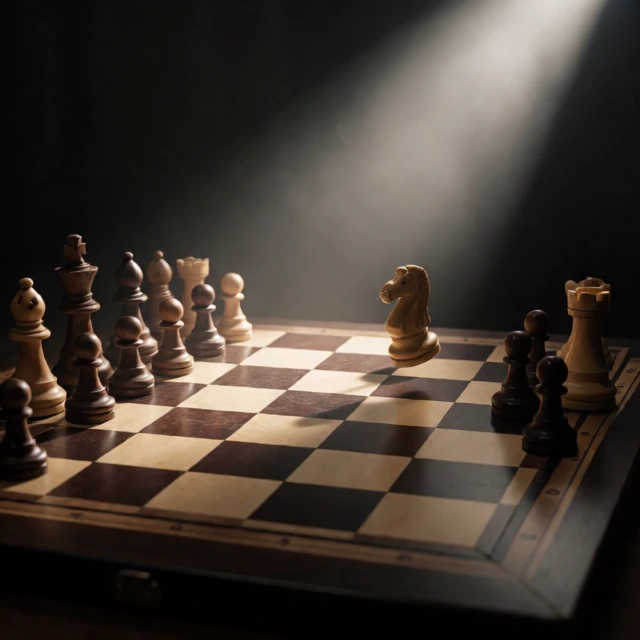
#> input picture bot/thumbs_src/gen01_58c1a01e.webp, 640 x 640 px, given in place of chess_player_bg.jpg, which was not available
$ python player_art.py thumbs_src/gen01_58c1a01e.webp
#> lines starting #> are read from the running program, lines starting #| are printed output that depends on the picture; after the words box and inside, x2 and y2 are one past the last pixel; in counts of white or black regions, pixels touching at a corner belong together; pictures that were not available may be replaced by others from this repository, and a replacement may not be noted
### bot/chess_series.py
"""Puzzle Chess series art - "PUZZLE CHESS PART N" above the king's crown.

    python bot/chess_series.py               # 16:9 + 9:16, commits the counter
    python bot/chess_series.py short --preview   # 9:16 only, no counter bump

* the crown row is DETECTED (bright rim light in the central column), so the
  wording is always placed above the actual head, never on top of it.
* the king is drawn fully opaque and sharpened over the text.
* the frame is continued around the square source with a blurred, darkened
  copy of itself -> no seams, no empty corners, no crop of the piece.
"""
import json
import os
import sys

from PIL import Image, ImageChops, ImageDraw, ImageEnhance, ImageFilter

from poster_text import color_of, glow_line

HERE = os.path.dirname(os.path.abspath(__file__))
STATE = os.path.join(HERE, "..", "state", "chess_series.json")
SRC = r"C:\Users\USER\Desktop\yt_final\playground_test.jpg"
OUT_DIR = r"C:\Users\USER\Desktop\yt_final"
SEARCH = [OUT_DIR, r"C:\Users\USER\Desktop\yt_final"]     # frames may land in either
TARGETS = {"long": (1280, 720), "short": (720, 1280)}

# king geometry as a fraction of the square source (crown .. base)
HEAD_DEFAULT = 0.10
BASE_END = 0.87
KING_HALF_W = 0.17


# [21 lines left out: functions sharpen, head_row, not called in this run]


def reflect_tile(strip, tw, th):
    """tile a narrow edge strip across an area, alternating mirror flips, so the
    wall keeps being wall and the marble keeps being marble - no blur, no dark."""
    sw, sh = strip.size
    out = Image.new(strip.mode, (tw, th))
    for yi, y in enumerate(range(0, th, sh)):
        for xi, x in enumerate(range(0, tw, sw)):
            t = strip
            if xi % 2:
                t = t.transpose(Image.FLIP_LEFT_RIGHT)
            if yi % 2:
                t = t.transpose(Image.FLIP_TOP_BOTTOM)
            out.paste(t, (x, y))
    return out


def extend(img, W, H, bh=None, ox=None, oy=None, fill=1.0):
    """fit the source in the frame (never crops the king) and COMPLETE the
    background with a mirrored continuation of the image's own edge."""
#> called with W = 1280, H = 720, fill = 1
    sw, sh = img.size
#> sw = 640; sh = 640
    if bh is None:
        bh = int(sh * min(W / sw, H / sh) * fill)
#> bh = 720
    bw = int(sw * bh / sh)
#> bw = 720
    base = img.resize((bw, bh), Image.LANCZOS)

    ox = (W - bw) // 2 if ox is None else ox
#> ox = 280
    oy = (H - bh) // 2 if oy is None else oy
#> oy = 0

    # a narrow strip of the left edge - always wall + marble, never the king
    strip_w = max(8, min(abs(ox) or 8, bw, int(bw * (0.5 - KING_HALF_W - 0.04))))
#> strip_w = 208
    if strip_w <= 8:
        strip_w = max(8, int(bw * 0.12))
    strip = base.crop((0, 0, strip_w, bh))
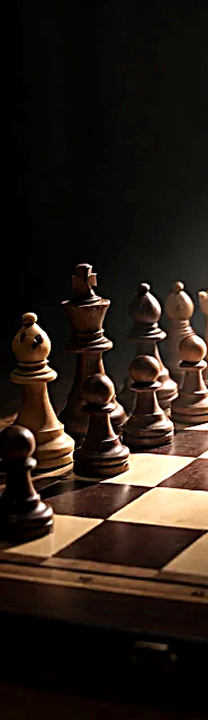
#> strip: PIL image 208x720 RGB; mean R, G, B 41.6, 31.6, 23.9
    canvas = reflect_tile(strip, W, H)
#> in reflect_tile, `out = Image.new(strip.mode, (tw, th))`: out: PIL image 1280x720 RGB; every value is 0
#> after the loop in reflect_tile, `for yi, y in enumerate(range(0, th, sh)):`:
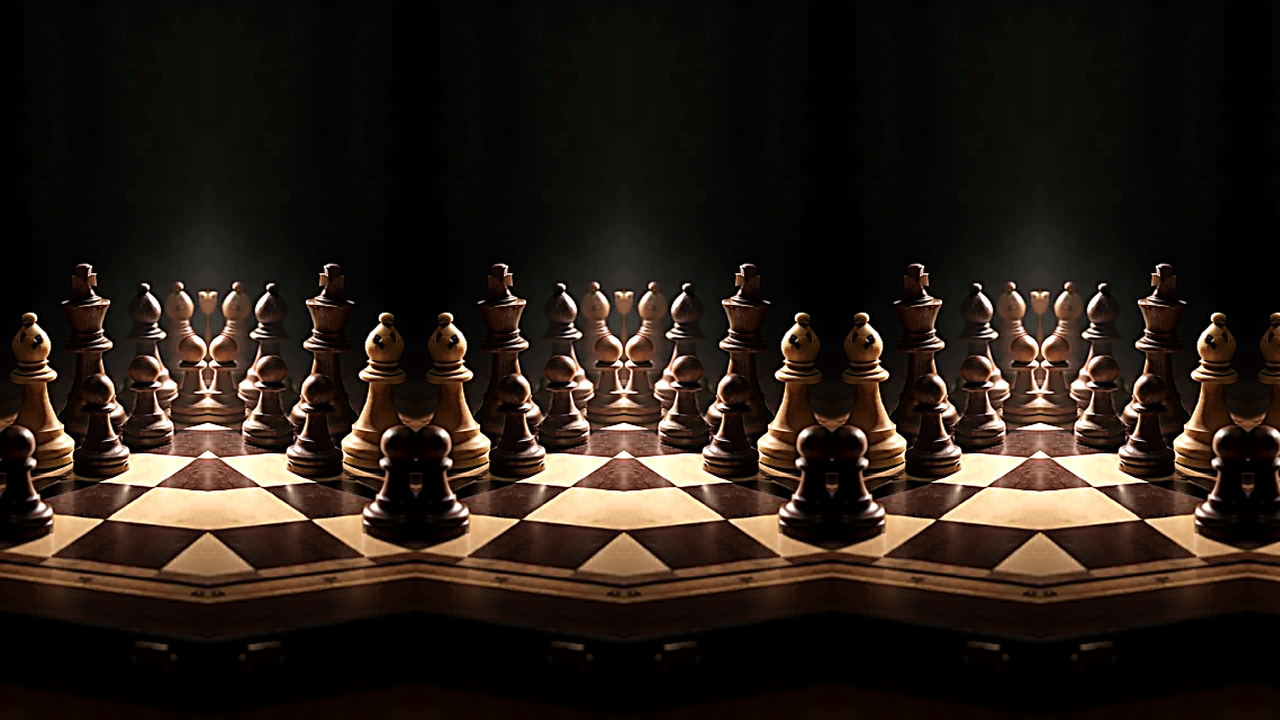
#> out: PIL image 1280x720 RGB; mean R, G, B 41, 31, 23.5

    pad = max(4, int(min(W, H) * 0.05))
    mask = Image.new("L", (W, H), 0)
#> mask: PIL image 1280x720 L; every value is 0
    ImageDraw.Draw(mask).rounded_rectangle(
        [ox + pad, oy + pad, ox + bw - pad, oy + bh - pad],
        radius=pad, fill=255)
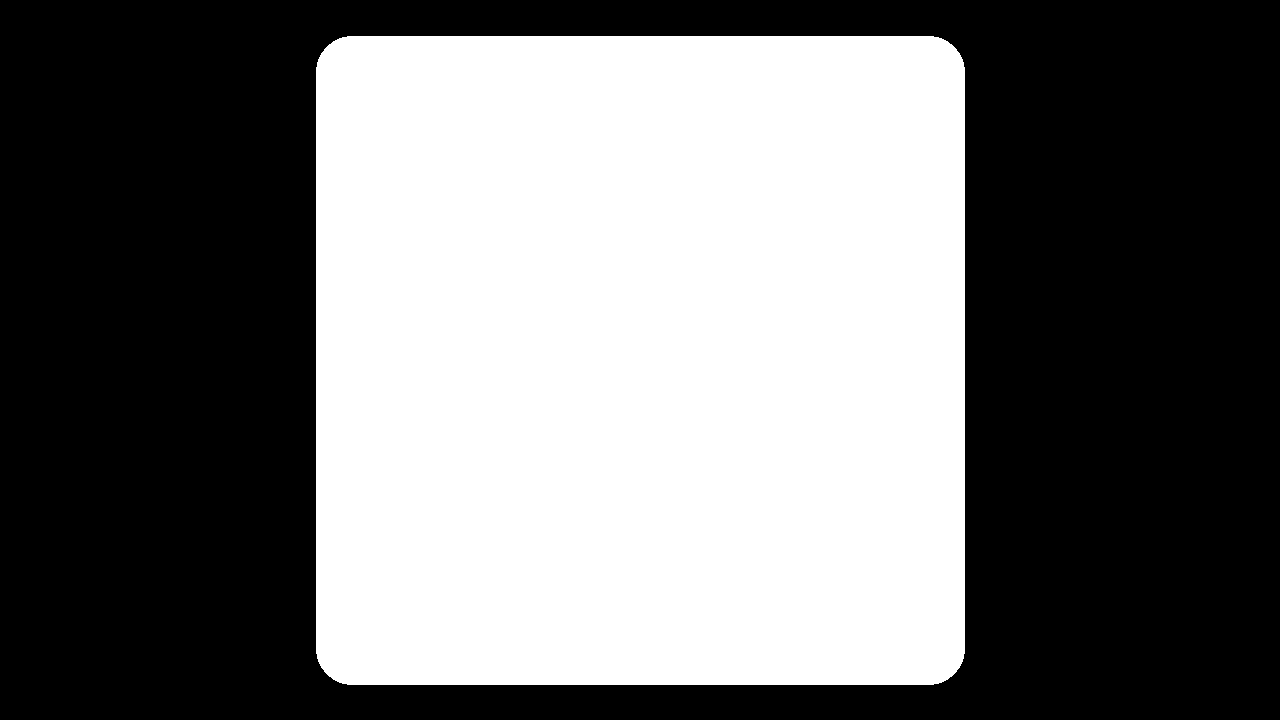
#> mask: PIL image 1280x720 L; 45.6% white; 1 white region, box (x1, y1, x2, y2) and area: (316, 36, 965, 685) 420053
    mask = mask.filter(ImageFilter.GaussianBlur(pad * 1.1))

    mx0, my0 = max(0, ox), max(0, oy)
#> mx0 = 280; my0 = 0
    mx1, my1 = min(W, ox + bw), min(H, oy + bh)
#> mx1 = 1000; my1 = 720
    if mx1 > mx0 and my1 > my0:
        canvas.paste(base.crop((mx0 - ox, my0 - oy, mx1 - ox, my1 - oy)),
                     (mx0, my0), mask.crop((mx0, my0, mx1, my1)))
    return canvas, (ox, oy, bw, bh)


# [105 lines left out: functions subject_front, next_part, peek, build, not called in this run]


# [7 lines that do not run on import are left out]

### bot/poster_text.py
"""Colored glowing text on top of a generated background (poster / thumbnail).

    python bot/poster_text.py <bg.jpg> <out.jpg> "LINE1|color" "LINE2|color" ...

Colors: gold, cyan, pink, green, white, red  (or #RRGGBB)
Text is crisp and auto-shrunk to fit; every line gets a coloured halo plus a
dark drop shadow so it stays readable over any background.
"""
import os
import sys

from PIL import Image, ImageDraw, ImageFilter, ImageFont

PALETTE = {
    "gold":   (255, 205, 74),
    "cyan":   (77, 225, 255),
    "pink":   (255, 95, 162),
    "green":  (60, 235, 140),
    "red":    (255, 88, 88),
    "white":  (250, 250, 250),
}

FONTS = [r"C:\Windows\Fonts\impact.ttf",
         r"C:\Windows\Fonts\arialbd.ttf",
         r"C:\Windows\Fonts\segoeuib.ttf"]


def font(size):
    for p in FONTS:
        if os.path.exists(p):
            try:
                return ImageFont.truetype(p, size)
            except OSError:
                continue
    return ImageFont.load_default()


def color_of(name):
    if name.startswith("#"):
        return tuple(int(name[i:i + 2], 16) for i in (1, 3, 5))
    return PALETTE.get(name.lower(), PALETTE["gold"])


def fit(text, max_w, start):
    size = start
    f = font(size)
    while size > 24:
        w = ImageDraw.Draw(Image.new("RGB", (8, 8))).textbbox((0, 0), text, font=f)[2]
        if w <= max_w:
            break
        size -= 6
        f = font(size)
    return f


# [15 lines left out: function _grad, not called in this run]


def glow_line(canvas, text, col, cy, max_w, h, metal=None, stroke=None):
    """draw one centred line: shadow -> wide halo -> tight halo -> outline ->
    crisp text.  metal=(top,mid,bot) fills the glyphs with that gradient
    (metallic gold) instead of the washed-out near-white core."""
    f = fit(text, max_w, int(h * 0.16))
    tmp = Image.new("RGBA", canvas.size, (0, 0, 0, 0))
    d = ImageDraw.Draw(tmp)
    bb = d.textbbox((0, 0), text, font=f)
    x = (canvas.size[0] - (bb[2] - bb[0])) // 2 - bb[0]
    y = cy - (bb[3] - bb[1]) // 2 - bb[1]
    d.text((x, y), text, font=f, fill=col + (255,))

    shadow = Image.new("RGBA", canvas.size, (0, 0, 0, 0))
    ImageDraw.Draw(shadow).text((x + 5, y + 7), text, font=f, fill=(0, 0, 0, 200))
    shadow = shadow.filter(ImageFilter.GaussianBlur(6))
    canvas.alpha_composite(shadow)

    halo = tmp.filter(ImageFilter.GaussianBlur(int(h * 0.05)))   # wide
    halo = Image.eval(halo, lambda v: min(255, int(v * 1.15)))
    canvas.alpha_composite(halo)
    halo2 = tmp.filter(ImageFilter.GaussianBlur(int(h * 0.016)))  # tight
    canvas.alpha_composite(halo2)

    if stroke is None:
        stroke = max(3, int((bb[3] - bb[1]) * 0.075))            # dark outline
    if stroke > 0:                                               # so it never blends in
        outl = Image.new("RGBA", canvas.size, (0, 0, 0, 0))
        ImageDraw.Draw(outl).text((x, y), text, font=f, fill=(8, 6, 2, 255),
                                  stroke_width=stroke, stroke_fill=(8, 6, 2, 255))
        canvas.alpha_composite(outl)

    gw, gh = bb[2] - bb[0], bb[3] - bb[1]
    mask = Image.new("L", (gw, gh), 0)
    ImageDraw.Draw(mask).text((-bb[0], -bb[1]), text, font=f, fill=255)

    if metal:                                                    # gradient core
        fill = _grad(gw, gh, *metal)
    else:                                                        # near-white core
        fill = Image.new("RGB", (gw, gh),
                         tuple(min(255, int(c * 0.35 + 200)) for c in col))
    core = Image.new("RGBA", (gw, gh), (0, 0, 0, 0))
    core.paste(fill.convert("RGBA"), (0, 0), mask)
    layer = Image.new("RGBA", canvas.size, (0, 0, 0, 0))
    layer.paste(core, (x + bb[0], y + bb[1]))
    canvas.alpha_composite(layer)


# [24 lines left out: function build, not called in this run]


# [7 lines that do not run on import are left out]

### bot/player_art.py
"""Chess player art: clear, bright subject + hook text on top, 16:9 and 9:16.

    python bot/player_art.py            # both formats

The generated photo is sharpened/brightened first so the player stays fully
readable, the hook sits only in the empty top band (veil never touches him),
and the short version is produced by outpainting the 16:9 frame to 9:16.
"""
import os
import sys

from PIL import Image, ImageEnhance, ImageFilter

from chess_series import extend
from poster_text import color_of, glow_line

HERE = os.path.dirname(os.path.abspath(__file__))
SRC = r"C:\Users\USER\Desktop\yt_final\chess_player_bg.jpg"
OUT_DIR = r"C:\Users\USER\Desktop\yt_final"
TARGETS = {"long": (1280, 720), "short": (720, 1280)}
LINES = [("HE SACRIFICED HIS QUEEN", "gold"),
         ("WATCH WHAT HAPPENS NEXT", "cyan")]


def sharpen(img):
    img = ImageEnhance.Brightness(img).enhance(1.14)
    img = ImageEnhance.Contrast(img).enhance(1.10)
    img = ImageEnhance.Sharpness(img).enhance(1.5)
    return img.filter(ImageFilter.UnsharpMask(radius=2, percent=90, threshold=3))


def build(kind, src=SRC, out=None, lines=LINES, log=print):
    W, H = TARGETS[kind]
    img = sharpen(Image.open(src).convert("RGB"))
    canvas, rect = extend(img, W, H)
#> rect = (280, 0, 720, 720)

    # veil ONLY over the empty top band, blurred so it never dims the subject
    band = int(H * (0.34 if kind == "long" else 0.30))
    veil = Image.new("L", (W, H), 0)
    from PIL import ImageDraw
    ImageDraw.Draw(veil).rectangle([0, 0, W, band], fill=105)
#> veil: PIL image 1280x720 L; values 0 (black) and 105 (white), 34% white; 1 white region, box (x1, y1, x2, y2) and area: (0, 0, 1280, 245) 313600
    veil = veil.filter(ImageFilter.GaussianBlur(H * 0.05))
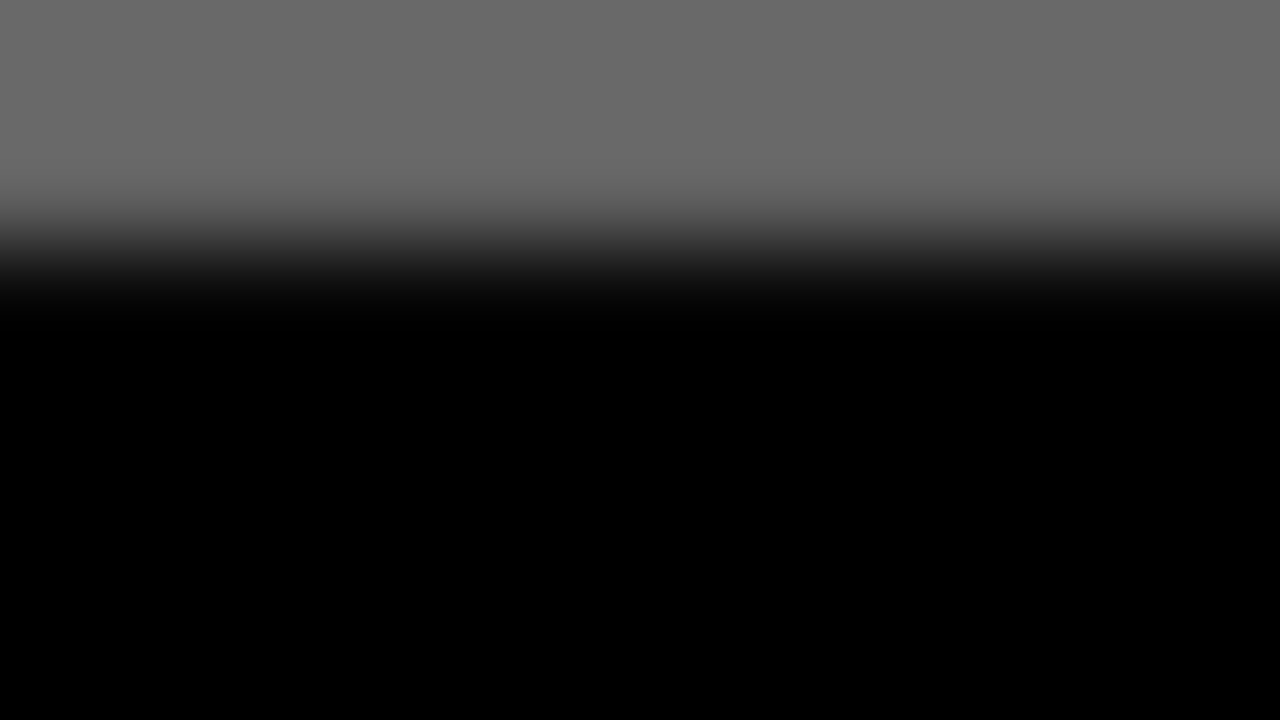
#> veil: PIL image 1280x720 L; min 0, max 105, mean 35.7
    canvas = canvas.convert("RGBA")
#> canvas: PIL image 1280x720 RGBA
    canvas.alpha_composite(Image.merge("RGBA", [Image.new("L", (W, H), 0)] * 3 + [veil]))
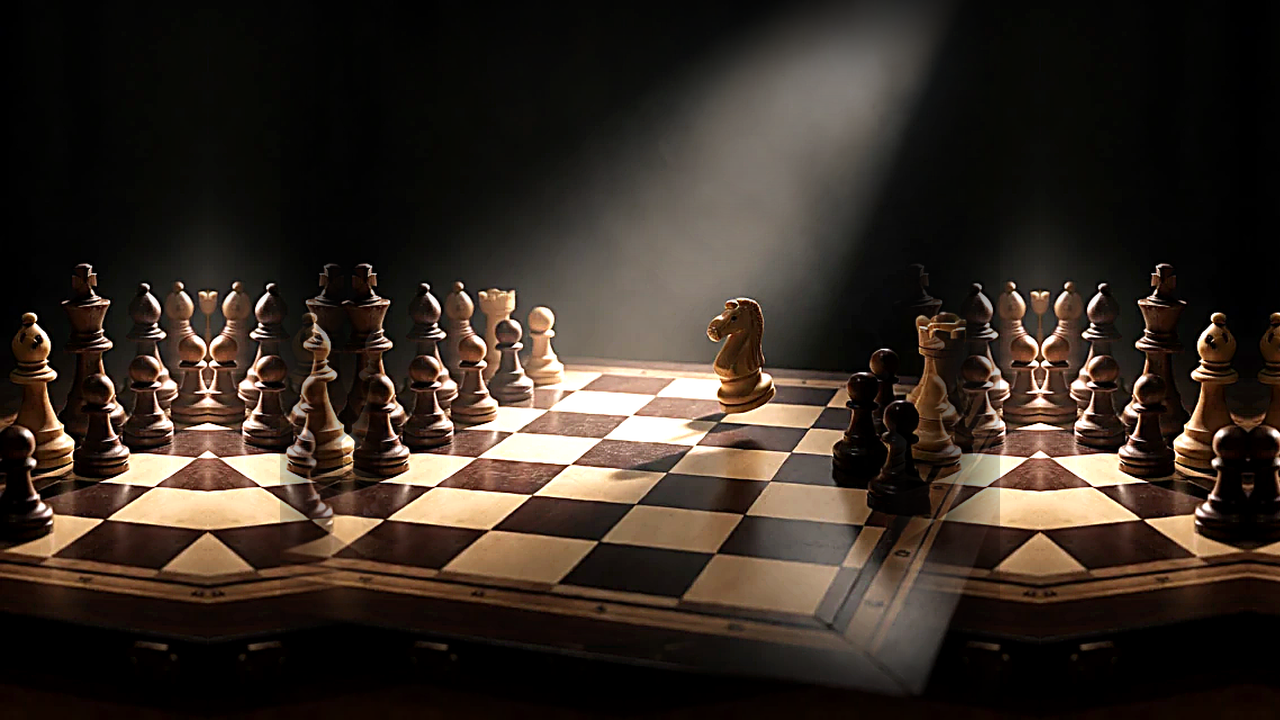
#> canvas: PIL image 1280x720 RGBA; mean R, G, B, A 55, 44.6, 36.6, 255

    ys = (0.13, 0.26) if kind == "long" else (0.11, 0.22)
    for (text, col), y in zip(lines, ys):
        glow_line(canvas, text, color_of(col), int(H * y), int(W * 0.94), H)
#> this loop made 2 passes
#> (bb in glow_line, x in glow_line, stroke in glow_line, gw in glow_line, gh in glow_line) on passes 1 to 2: ((0, 2, 128, 11), 576, 3, 128, 9), ((0, 2, 146, 10), 567, 3, 146, 8)

    out = out or os.path.join(OUT_DIR, "chess_player%s.jpg" % ("" if kind == "long" else "_short"))
    os.makedirs(os.path.dirname(out) or ".", exist_ok=True)
    canvas.convert("RGB").save(out, quality=96)
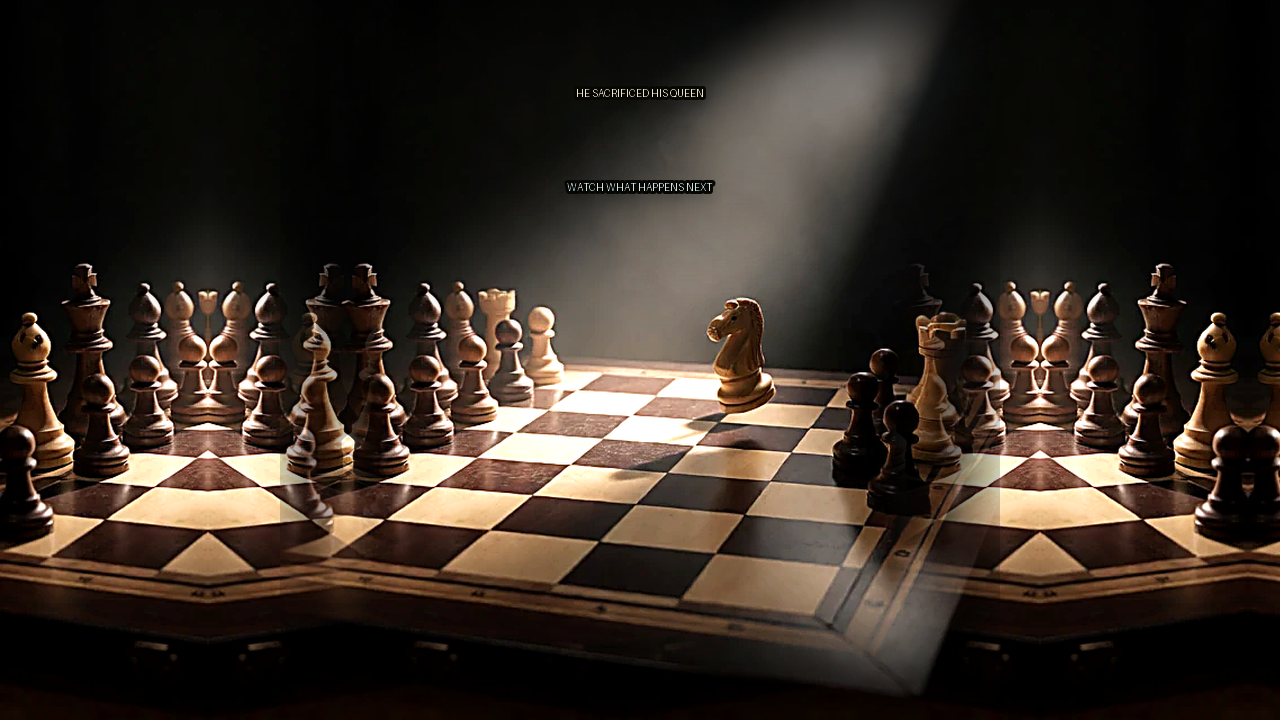
#> saved as chess_player.jpg: PIL image 1280x720 RGB; mean R, G, B 54.9, 44.6, 36.5
    log("saved %s | %dx%d" % (out, W, H))
    return out


if __name__ == "__main__":
    kinds = [a for a in sys.argv[1:] if a in TARGETS] or list(TARGETS)
    for k in kinds:
        build(k)
